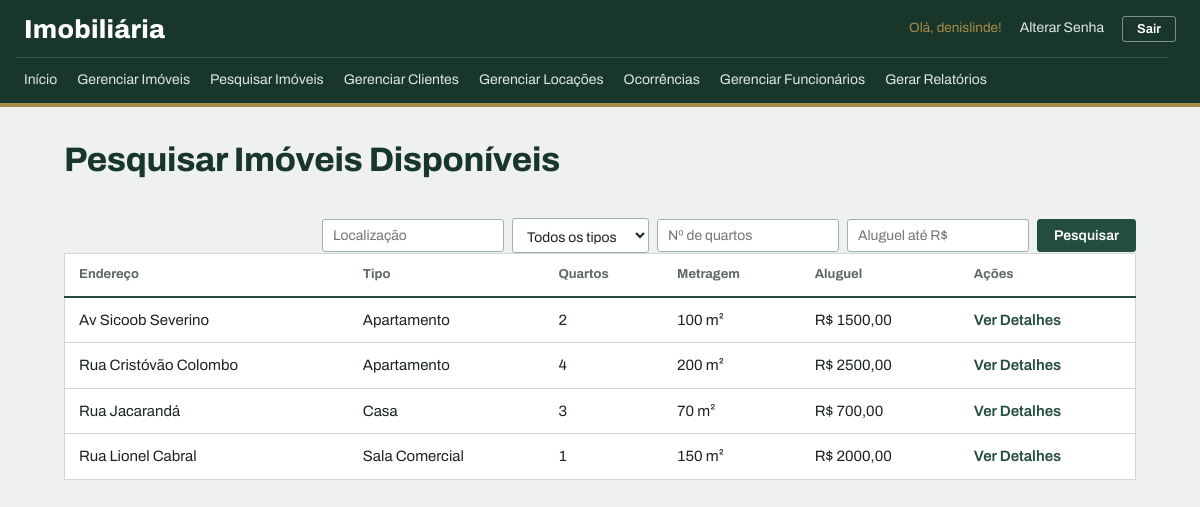
Screenshot of /pesquisar_imoveis/ (signed in) with the database file from the repository.
### meu_app/models.py (models this page shows, shortened)
class Imovel(models.Model):
    endereco = models.CharField(max_length=200, verbose_name="Endereço")
    tipo = models.CharField(max_length=1, choices=TIPO_CHOICES)
    numero_quartos = models.IntegerField(
        null=True, verbose_name="Número de quartos")
    metragem = models.IntegerField(null=True, verbose_name="Metragem (m²)")
    valor_aluguel = models.FloatField(
        default=0.0, verbose_name="Valor do aluguel")
    obs = models.CharField(max_length=200, blank=True,
                           verbose_name="Observações")
    situacao = models.CharField(
        max_length=1, choices=SITUACAO_CHOICES, default='D', verbose_name="Situação")
    data_cadastro = models.DateTimeField(auto_now_add=True)

### meu_app/views.py (the view)
# urls.py: path('pesquisar_imoveis/', views.pesquisar_imoveis, name='pesquisar_imoveis'),
@login_required
def pesquisar_imoveis(request):
    localizacao = request.GET.get('localizacao', '')
    tipo = request.GET.get('tipo', '')
    quartos = request.GET.get('quartos', '')
    valor_maximo = request.GET.get('valor_maximo', '')
    imoveis = Imovel.objects.filter(
        situacao='D',
        endereco__icontains=localizacao
    ).order_by(Lower('endereco'))
    if tipo:
        imoveis = imoveis.filter(tipo=tipo)
    if quartos:
        imoveis = imoveis.filter(numero_quartos=quartos)
    if valor_maximo:
        imoveis = imoveis.filter(valor_aluguel__lte=valor_maximo)
    dados = {
        'imoveis': imoveis,
        'localizacao': localizacao,
        'tipo': tipo,
        'quartos': quartos,
        'valor_maximo': valor_maximo,
    }
    return render(request, 'pesquisar_imoveis.html', dados)

### meu_app/templates/pesquisar_imoveis.html (shortened to what this page needs)
{% load static %}
<!DOCTYPE html>
<html lang="pt-br">
<head>
    <link rel="stylesheet" href="{% static 'css/style.css' %}">
</head>
<body>
    {% include '_menu.html'%}
    <h1> Pesquisar Imóveis Disponíveis </h1>
    <div class="form-pesquisa">
        <form method="GET">
            <input type="text" name="localizacao" placeholder="Localização" value='{{ localizacao }}'>
            <select name="tipo">
                <option value="">Todos os tipos</option>
            </select>
            <input type="number" name="quartos" placeholder="Nº de quartos" value='{{ quartos }}'>
            <input type="number" name="valor_maximo" placeholder="Aluguel até R$" value='{{ valor_maximo }}'>
            <button type="submit">Pesquisar</button>
        </form>
    </div>
    <div class="lista-funcionario">
        <table border="">
            <thead>
                <tr>
                    <th>Endereço</th>
                    <th>Tipo</th>
                    <th>Quartos</th>
                    <th>Metragem</th>
                    <th>Aluguel</th>
                    <th>Ações</th>
                </tr>
            </thead>
            <tbody>
                {% for imovel in imoveis %}
                <tr>
                    <td> {{ imovel.endereco }} </td>
                    <td> {{ imovel.get_tipo_display }} </td>
                    <td> {{ imovel.numero_quartos }} </td>
                    <td> {{ imovel.metragem }} m² </td>
                    <td> R$ {{ imovel.valor_aluguel|floatformat:2 }} </td>
                    <td>
                        <a href="{% url 'detalhes_imovel' imovel.id %}"> Ver Detalhes </a>
                    </td>
                </tr>
                {% empty %}
                <tr>
                    <td colspan="6"> Nenhum imóvel encontrado </td>
                </tr>
                {% endfor %}
            </tbody>
        </table>
    </div>
</body>
</html>

### meu_app/templates/_menu.html (shortened to what this page needs)
<nav>
    <div>
        <a href="{% url 'index' %}"> Início </a>
        <a href="{% url 'listar_imoveis' %}"> Gerenciar Imóveis </a>
        <a href="{% url 'pesquisar_imoveis' %}"> Pesquisar Imóveis </a>
        <a href="{% url 'listar_clientes' %}"> Gerenciar Clientes </a>
        <a href="{% url 'listar_locacoes' %}"> Gerenciar Locações </a>
        <a href="{% url 'listar_ocorrencias' %}"> Ocorrências </a>
        {% if user.is_superuser %}
            <a href="{% url 'listar_funcionarios' %}"> Gerenciar Funcionários </a>
            <a href="{% url 'gerar_relatorio' %}"> Gerar Relatórios </a>
        {% endif %}
    </div>
    <div class="usuario-menu">
        {% if user.is_authenticated %}
            <span>Olá, {{ user.username }}!</span>
            <a href="{% url 'alterar_senha' %}">Alterar Senha</a>
            <form method="post" action="{% url 'logout' %}">
                <button type="submit" class="link-logout">Sair</button>
            </form>
        {% else %}
            <a href="{% url 'login' %}">Entrar</a>
        {% endif %}
    </div>
</nav>

### meu_app/static/css/style.css (style rules this page uses)
:root { --floresta: #234d3c; --floresta-escuro: #183629; --latao: #a88b4a; --papel: #eef1ee; --branco: #ffffff; --linha: #cfd8d2; --linha-forte: #9fb2a6; --tinta: #1b2420; --tinta-suave: #5d6b64; --alerta: #9e3a2a; --destaque-linha: #f3f6f3; --coluna: 1120px; --raio: 3px; }
body { margin: 0; background-color: var(--papel); color: var(--tinta); font-family: 'Archivo', 'Segoe UI', Arial, sans-serif; font-size: 15px; line-height: 1.5; font-variant-numeric: tabular-nums; }
h1 { max-width: var(--coluna); margin: 34px auto 18px auto; padding: 0 24px; box-sizing: border-box; text-align: left; color: var(--floresta-escuro); font-size: 34px; font-weight: 750; font-stretch: 75%; line-height: 1.1; letter-spacing: -0.01em; }
a { color: var(--floresta); }
nav { display: flex; flex-wrap: wrap; align-items: center; background-color: var(--floresta-escuro); border-bottom: 4px solid var(--latao); padding: 0 24px; }
nav::before { content: "Imobiliária"; order: 1; color: var(--branco); font-size: 26px; font-weight: 800; font-stretch: 62%; letter-spacing: 0.01em; padding: 10px 0 8px 0; }
.usuario-menu { order: 2; margin-left: auto; display: flex; align-items: center; gap: 12px; color: var(--latao); font-size: 13.5px; white-space: nowrap; }
nav > div:first-child { order: 3; flex-basis: 100%; display: flex; flex-wrap: wrap; gap: 4px; border-top: 1px solid rgba(255, 255, 255, 0.14); padding: 4px 0; margin-left: -8px; }
nav a { text-decoration: none; color: #dfe7e2; padding: 7px 8px; font-size: 14px; white-space: nowrap; border-bottom: 2px solid transparent; }
.usuario-menu a { padding: 4px 6px; }
.usuario-menu form { display: inline; margin: 0; }
.link-logout { background-color: transparent; color: var(--branco); border: 1px solid rgba(255, 255, 255, 0.45); border-radius: var(--raio); padding: 5px 14px; font-size: 13px; font-weight: 600; font-family: inherit; cursor: pointer; }
button, .botao-novo { display: inline-block; background-color: var(--floresta); color: var(--branco); border: 1px solid var(--floresta); border-radius: var(--raio); padding: 8px 16px; font-size: 14px; font-family: inherit; font-weight: 600; text-decoration: none; cursor: pointer; }
input[type="text"], input[type="number"], input[type="email"], input[type="password"], input[type="date"], select, textarea { padding: 8px 10px; border: 1px solid var(--linha-forte); border-radius: var(--raio); background-color: var(--branco); font-size: 14px; font-family: inherit; color: var(--tinta); }
.form-pesquisa { display: flex; justify-content: flex-end; max-width: var(--coluna); margin: 0 auto; padding: 22px 24px 0 24px; box-sizing: border-box; }
.form-pesquisa form { display: flex; flex-wrap: wrap; align-items: center; gap: 8px; }
.lista-funcionario { display: flex; flex-direction: column; align-items: flex-start; max-width: var(--coluna); margin: 0 auto 56px auto; padding: 0 24px; box-sizing: border-box; overflow-x: auto; }
table { width: 100%; border-collapse: collapse; text-align: left; background-color: var(--branco); border: 1px solid var(--linha); }
th, td { padding: 11px 14px; border: none; border-bottom: 1px solid var(--linha); }
th { background-color: var(--branco); color: var(--tinta-suave); font-size: 13px; font-weight: 700; border-bottom: 2px solid var(--floresta); white-space: nowrap; }
td a { color: var(--floresta); font-weight: 600; text-decoration: none; }

### rows the page displays
Imovel: endereco "Av Sicoob Severino", tipo "Apartamento", numero_quartos "2", metragem "100", valor_aluguel "1500,00"
Imovel: endereco "Rua Cristóvão Colombo", tipo "Apartamento", numero_quartos "4", metragem "200", valor_aluguel "2500,00"
Imovel: endereco "Rua Jacarandá", tipo "Casa", numero_quartos "3", metragem "70", valor_aluguel "700,00"
Imovel: endereco "Rua Lionel Cabral", tipo "Sala Comercial", numero_quartos "1", metragem "150", valor_aluguel "2000,00"

### other values shown
{{ user.username }} "denislinde"
